Frame 1 (no input): blank canvas, image omitted
Frame 60 (the mouse pressed at the canvas centre just before this capture): blank canvas, image omitted
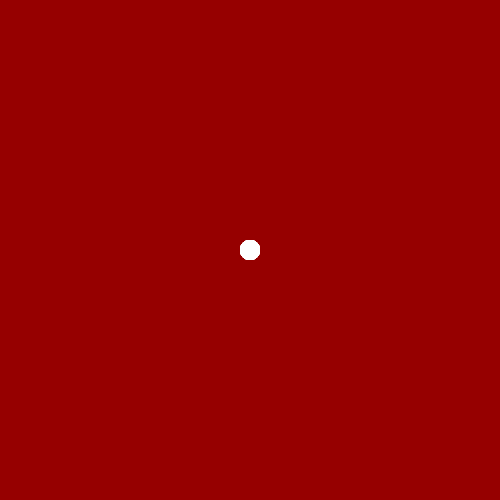
Frame 120 (the mouse held since frame 60 and released just before this capture)

The Processing sketch whose frames 1 and 60 were blank and that drew this single picture after the mouse press (run headless with seeded random() and noise(); from frame 60 on, the mouse is pressed at the canvas centre):

// Processing sketch: processing_31016
// ── processing_31016.pde

void setup() {
  size(500,500);
  background(color(150,0,0));
  frameRate(999999999);
}

  void draw() {
  if(mousePressed == true) {
  fill(255);
  noStroke();
 
  ellipse(mouseX,mouseY,20,20);
  }}
  void keyPressed(){
     background(color(150,0,0));
  }             
